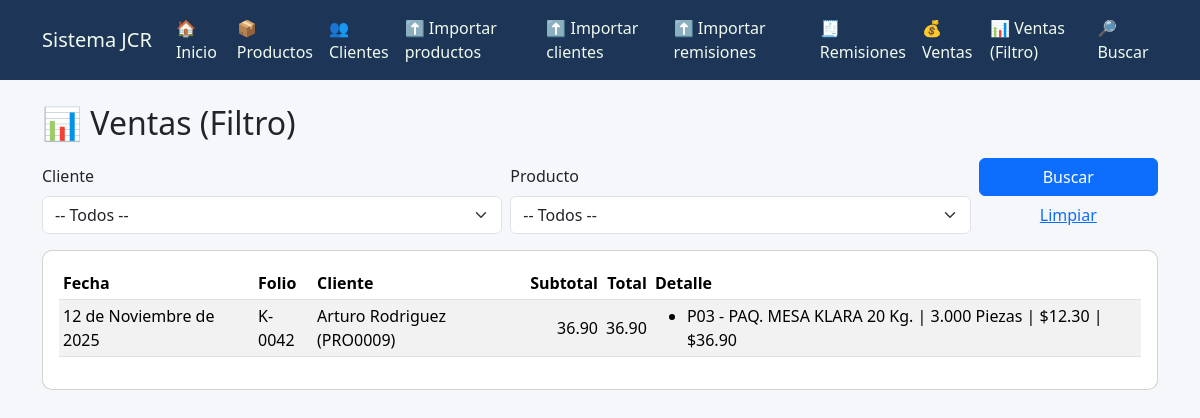
The page /ventas-filtro/ on the database as committed earlier.
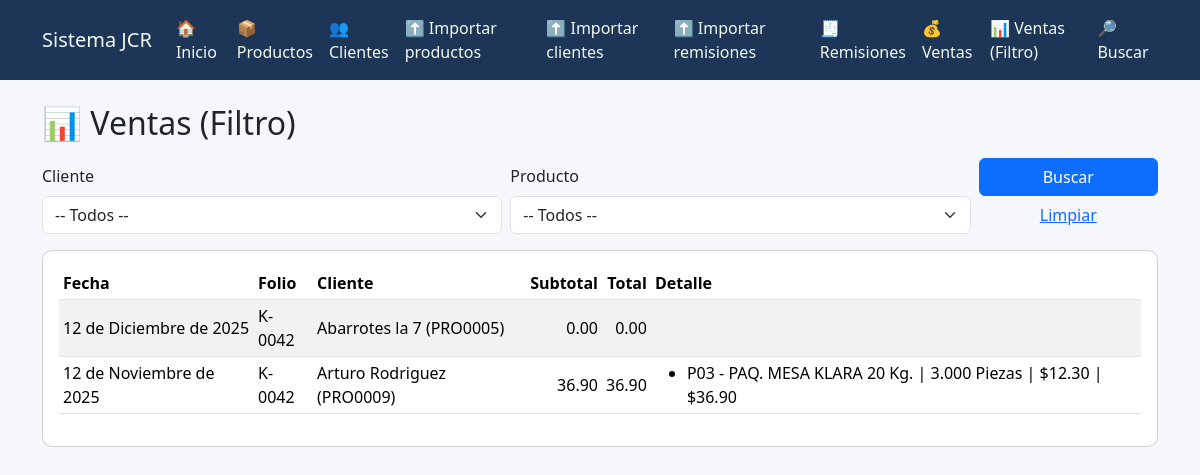
The same page on the database as committed later.
### sistema/models.py (models this page shows, shortened)
class Venta(models.Model):
    remision = models.OneToOneField(
        Remision,
        on_delete=models.PROTECT,
        related_name="venta",
        help_text="Una remisión tiene a lo más una venta asociada."
    )
    fecha = models.DateField(db_index=True)
    subtotal = models.DecimalField(max_digits=12, decimal_places=2, default=Decimal("0.00"))
    total = models.DecimalField(max_digits=12, decimal_places=2, default=Decimal("0.00"))
    descuento = models.DecimalField(max_digits=12, decimal_places=2, default=Decimal("0.00"))
    iva = models.DecimalField(max_digits=12, decimal_places=2, default=Decimal("0.00"))
    created_at = models.DateTimeField(auto_now_add=True)
    updated_at = models.DateTimeField(auto_now=True)
    class Meta:
        ordering = ["-fecha", "-id"]

class Remision(models.Model):
    folio = models.CharField(max_length=50, db_index=True)
    cliente = models.ForeignKey(
        "sistema.Cliente",  # ajusta si tu modelo está en otra app o con otro nombre
        on_delete=models.PROTECT,
        related_name="remisiones",
    )
    fecha = models.DateField(db_index=True)
    imagen = models.ImageField(
        upload_to="remisiones/%Y/%m/",
        null=True,
        blank=True,
        help_text="Foto/escaneo de la remisión en papel."
    )
    observaciones = models.TextField(blank=True, default="")
    created_at = models.DateTimeField(auto_now_add=True)
    updated_at = models.DateTimeField(auto_now=True)
    class Meta:
        constraints = [
            models.UniqueConstraint(
                fields=["cliente", "folio"],
                name="uniq_remision_folio_por_cliente",
            )
        ]
        ordering = ["-fecha", "-id"]

class Cliente(models.Model):
    numero = models.IntegerField()
    proveedor = models.CharField(max_length=50)
    comercio = models.CharField(max_length=255)
    contacto = models.CharField(max_length=255, blank=True)
    direccion = models.CharField(max_length=255, blank=True)
    telefono = models.CharField(max_length=100, blank=True)
    referencia = models.CharField(max_length=255, blank=True)
    def __str__(self):
        return f"{self.comercio} ({self.proveedor})"

class DetalleVenta(models.Model):
    UNIDAD_PAQUETES = "PAQ"
    UNIDAD_PIEZAS = "PZA"
    UNIDAD_CHOICES = [
        (UNIDAD_PAQUETES, "Paquetes"),
        (UNIDAD_PIEZAS, "Piezas"),
    ]
    venta = models.ForeignKey(
        Venta,
        on_delete=models.CASCADE,
        related_name="detalles",
    )
    producto = models.ForeignKey(
        "sistema.Producto",  # ajusta a tu modelo real
        on_delete=models.PROTECT,
        related_name="detalles_venta",
    )
    unidad = models.CharField(max_length=3, choices=UNIDAD_CHOICES, default=UNIDAD_PIEZAS)
    cantidad = models.DecimalField(
        max_digits=12,
        decimal_places=3,
        validators=[MinValueValidator(Decimal("0.001"))],
    )
    precio_unitario = models.DecimalField(
        max_digits=12,
        decimal_places=2,
        validators=[MinValueValidator(Decimal("0.00"))],
        default=Decimal("0.00")
    )
    subtotal = models.DecimalField(max_digits=12, decimal_places=2, default=Decimal("0.00"))
    created_at = models.DateTimeField(auto_now_add=True)
    class Meta:
        constraints = [
            models.UniqueConstraint(
                fields=["venta", "producto", "unidad"],
                name="uniq_producto_unidad_por_venta",
            )
        ]

class Producto(models.Model):
    codigo = models.CharField(max_length=100, unique=True)
    descripcion = models.CharField(max_length=255)
    compra_cjs = models.DecimalField(max_digits=10, decimal_places=2, default=0)
    compra_pzs = models.DecimalField(max_digits=10, decimal_places=2, default=0)
    venta_cjs = models.DecimalField(max_digits=10, decimal_places=2, default=0)
    venta_pzs = models.DecimalField(max_digits=10, decimal_places=2, default=0)

### sistema/views.py (the view)
# urls.py: path("ventas-filtro/", views.ventas_lista, name="ventas_lista"),
def ventas_lista(request):
    cliente_id = request.GET.get("cliente")
    producto_id = request.GET.get("producto")
    qs = (
        Venta.objects.select_related("remision", "remision__cliente")
        .prefetch_related(
            Prefetch(
                "detalles",
                queryset=DetalleVenta.objects.select_related("producto").order_by("id"),
            )
        )
        .order_by("-fecha", "-id")
    )
    if cliente_id:
        qs = qs.filter(remision__cliente_id=cliente_id)
    if producto_id:
        qs = qs.filter(detalles__producto_id=producto_id).distinct()
    context = {
        "ventas": qs[:500],
        "clientes": Cliente.objects.order_by("comercio"),
        "productos": Producto.objects.order_by("codigo"),
        "cliente_sel": cliente_id or "",
        "producto_sel": producto_id or "",
    }
    return render(request, "sistema/ventas_lista.html", context)

### sistema/templates/sistema/ventas_lista.html (shortened to what this page needs)
{% extends "sistema/base.html" %}
{% block content %}
<h2 class="mb-3">📊 Ventas (Filtro)</h2>
<form method="get" class="row g-2 align-items-end mb-3">
  <div class="col-md-5">
    <label class="form-label">Cliente</label>
    <select name="cliente" class="form-select">
      <option value="">-- Todos --</option>
    </select>
  </div>
  <div class="col-md-5">
    <label class="form-label">Producto</label>
    <select name="producto" class="form-select">
      <option value="">-- Todos --</option>
    </select>
  </div>
  <div class="col-md-2 d-grid">
    <button class="btn btn-primary" type="submit">Buscar</button>
    <a class="btn btn-link" href="{% url 'sistema:ventas_lista' %}">Limpiar</a>
  </div>
</form>
<div class="card">
  <div class="card-body">
    <div class="table-responsive">
      <table class="table table-sm table-striped align-middle">
        <thead>
          <tr>
            <th>Fecha</th>
            <th>Folio</th>
            <th>Cliente</th>
            <th class="text-end">Subtotal</th>
            <th class="text-end">Total</th>
            <th>Detalle</th>
          </tr>
        </thead>
        <tbody>
          {% for v in ventas %}
            <tr>
              <td>{{ v.fecha }}</td>
              <td>{{ v.remision.folio }}</td>
              <td>{{ v.remision.cliente }}</td>
              <td class="text-end">{{ v.subtotal }}</td>
              <td class="text-end">{{ v.total }}</td>
              <td>
                <ul class="mb-0">
                  {% for d in v.detalles.all %}
                    <li>
                      {{ d.producto.codigo }} - {{ d.producto.descripcion }}
                      | {{ d.cantidad }} {{ d.get_unidad_display }}
                      | ${{ d.precio_unitario }}
                      | ${{ d.subtotal }}
                    </li>
                  {% endfor %}
                </ul>
              </td>
            </tr>
          {% empty %}
            <tr>
              <td colspan="6">Sin resultados</td>
            </tr>
          {% endfor %}
        </tbody>
      </table>
    </div>
  </div>
</div>
{% endblock %}

Rows that differ between the two databases and show on the page:
added Venta: fecha "12 de Diciembre de 2025", remision.folio "K-0042", remision.cliente "Abarrotes la 7 (PRO0005)", subtotal "0.00", total "0.00"
